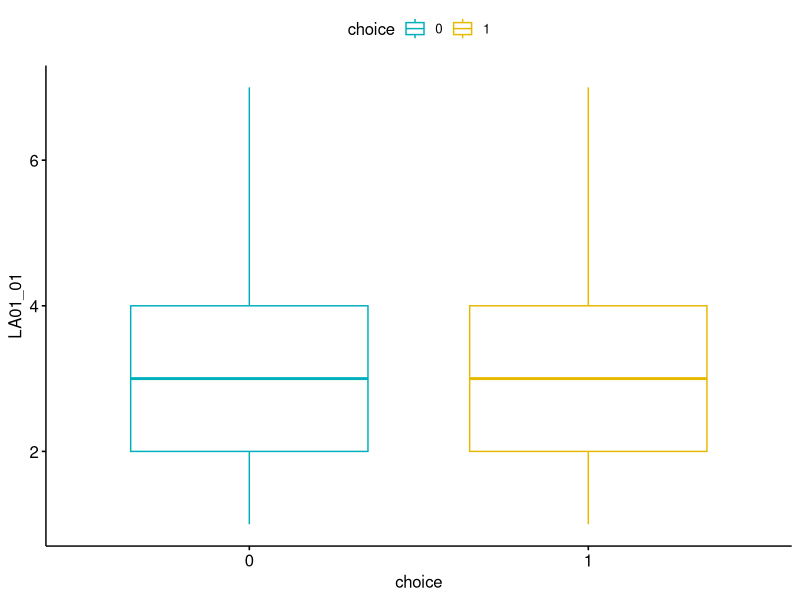

Here is the R script that generated this plot:

list.of.packages <- c("ggplot2", "tidyverse", "dplyr", "ggpubr")
new.packages <-
  list.of.packages[!(list.of.packages %in% installed.packages()[, "Package"])]
if (length(new.packages))
  install.packages(new.packages)

library(tidyverse)
library(dplyr)
library(ggplot2)
library(ggpubr)
library(rstatix)
library(readxl)

singleSourceOfTruthAppended <-
  read_xlsx("singleSourceOfTruthAppended_P.xlsx")
singleSourceOfTruthAppended <-
  subset(singleSourceOfTruthAppended,
         `Current Country of Residence` != "NA")

############################### RQ_01 ##############################################################
##fresh start to analyses###

# RQ1: What is the effect of the applied regulatory framework on Smart Home device usage and adoption?

# H1 Strong legislative protection increases adoption of Smart Home devices.
# H2 Strong legislative protection increases the usage of Smart Home devices.
# H3 The lack of appropriate legislative protection influences the perception of Smart Home device in users positively

# Choosing which part of LA01 to use for analysis with corresponding variables
# LA01_01	Legislatory Framework: unwanted access by third parties. *** selected
# LA01_02	Legislatory Framework: unwanted sharing with third parties.
# LA01_03	Legislatory Framework: unwanted processing and analysis by third parties.

####H1####
#Rq1 - H1 LA01_01 - R101
attach(singleSourceOfTruthAppended)

#testing for unwanted access to data with amount of different devices owned.
kruskal_test(singleSourceOfTruthAppended, LA01_01 ~ R101) # statistically significant for value p = 0.00082
kruskal_test(
  subset(
    singleSourceOfTruthAppended,
    `Current Country of Residence` == "United Kingdom" |
      `Current Country of Residence` == "United States"
  ),
  LA01_01 ~ R101
)#ns


kruskal_test(
  subset(
    singleSourceOfTruthAppended,
    `Current Country of Residence` == "DACH" |
      `Current Country of Residence` == "United States"
  ),
  LA01_01 ~ R101
)#s


kruskal_test(
  subset(
    singleSourceOfTruthAppended,
    `Current Country of Residence` == "United Kingdom" |
      `Current Country of Residence` == "DACH"
  ),
  LA01_01 ~ R101
) # s

cor.test(singleSourceOfTruthAppended$LA01_01, singleSourceOfTruthAppended$R101)





cor.test(LA01_01, A204_03) #Protecting my Smart Home ecosystem as a whole #ns
cor.test(LA01_01, A204_04) #keeping my device secure #ns

# creating table usage device ownership
u <-
  select(
    singleSourceOfTruthAppended,
    participant_id,
    R232_01,
    R232_02,
    R232_03,
    R233_01,
    R233_02 ,
    R233_03 ,
    R501,
    R503,
    R505
  )
d1 <- select(subset(u, R233_01 == 1), participant_id, R232_01, R501)
d2 <- select(subset(u, R233_02 == 1), participant_id, R232_02, R503)
d3 <- select(subset(u, R233_03 == 1), participant_id, R232_03, R505)
colnames(d1) <- c("participant_id", "Device_Owned", "Usage")
colnames(d2) <- c("participant_id", "Device_Owned", "Usage")
colnames(d3) <- c("participant_id", "Device_Owned", "Usage")
d <- rbind(d1, d2, d3)
d <- subset(d, Usage != "Don't know")
d$Usage <-
  factor(
    d$Usage,
    levels = c(
      "0 times",
      "1-5 times",
      "6-10 times",
      "11-20 times",
      "21-30 times",
      "30+ times"
    )
  )

###merge on participant_id their legislative opinion

d <-
  merge(select(singleSourceOfTruthAppended, LA01_01, participant_id),
        d,
        by = "participant_id")
dSmartTV <- subset(d, Device_Owned == "Smart TV")
dSmartSpeaker <- subset(d, Device_Owned == "Smart Speaker")
dSmartLights <- subset(d, Device_Owned == "Smart Lightbulb")
dOther <-
  subset(
    d,
    Device_Owned != "Smart TV" &
      Device_Owned != "Smart Lightbulb" &
      Device_Owned != "Smart Speaker"
  )

#testing correlation of legislative opinion with usage
cor.test(d$LA01_01, as.numeric(d$Usage))
cor.test(dSmartTV$LA01_01, as.numeric(dSmartTV$Usage))#p-value = 0.0539 cor = 0.1256503
cor.test(dSmartSpeaker$LA01_01, as.numeric(dSmartSpeaker$Usage))#p-value = 0.001758 cor = 0.2611931
cor.test(dSmartLights$LA01_01, as.numeric(dSmartLights$Usage))#p-value = 0.9533 cor = -0.006196514

####H2####
#testing for LA on disabled features:

disabled_features <-
  select(singleSourceOfTruthAppended,
         participant_id,
         R507,
         R510,
         R513,
         LA01_01)
disabled_features$choice <-
  ifelse(disabled_features$R507 == "Yes" |
           R510 == "Yes" | R513 == "Yes", 1, 0)

wilcox.test(disabled_features$LA01_01, disabled_features$choice) #p-value < 2.2e-16
aggregate(LA01_01 ~ choice, data = disabled_features, mean)
# choice  LA01_01
# 1      0 3.331658
# 2      1 3.216216

ggboxplot(
  disabled_features,
  x = "choice",
  y = "LA01_01",
  color = "choice",
  palette = c("#00AFBB", "#E7B800"),
  order = c(0, 1),
  ylab = "LA01_01",
  xlab = "choice"
)


####H3####

#testing correlation between access to privacy and device risk assessment for popular Devices
cor_test(select(
  singleSourceOfTruthAppended,
  LA01_01,
  E201_11,
  E201_14,
  E201_16
))

#   var1    var2       cor statistic        p conf.low conf.high method
# 2 LA01_01 E201_11 -0.092     -1.93 5.46e- 2   -0.185   0.00181 Pearson
# 3 LA01_01 E201_14 -0.17      -3.59 3.64e- 4   -0.260  -0.0774  Pearson
# 4 LA01_01 E201_16 -0.17      -3.58 3.79e- 4   -0.260  -0.0769  Pearson


v <- rowMeans(select(singleSourceOfTruthAppended, E201_01:E201_20))
cor.test(singleSourceOfTruthAppended$LA01_01, v) # p-value = 0.0005891 cor = -0.1641262
